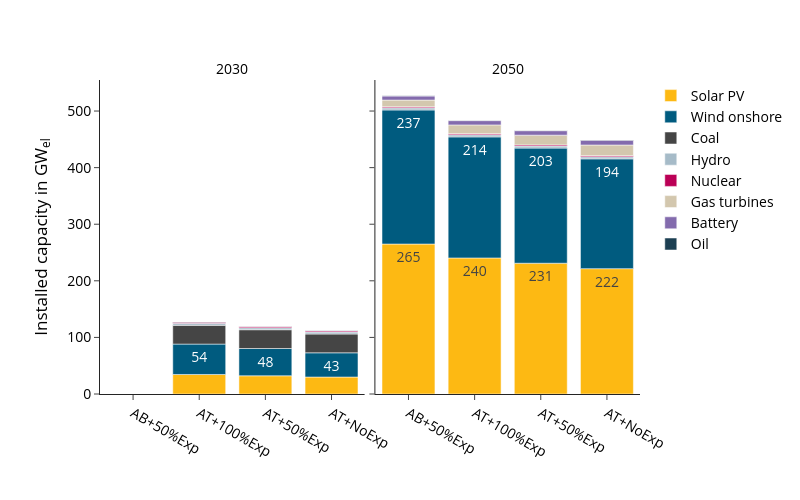

Source (notebook cell):
### Code cell
fig_name = "electricity_installed_capacity_GW"
fig = px.bar(
    df, 
    **fig_kwargs,
    #barmode="stack",
    color_discrete_map=colors["electricity"],
    category_orders={
        "variable":list(colors["electricity"].keys()),
        "scen": scen_order
        },
    #facet_col_spacing=0.1,
    #range_y=(0,supply_sum_df.max().value*1.1),
    labels={"value":"Installed capacity in GW<sub>el</sub>","year":"",
            "variable":"",
            "scen":""},
)
update_layout(fig)

print("Totals per scenario and year:", supply_sum_df)
fig.show()
#save_plotly_fig(df, fig, fig, sdir, f"{idx_group_name}_{fig_name}")

### Figure 1 — Plotly figure (JSON) as saved in the notebook; plotly's stock layout.template omitted (floating-point values rounded to 4 significant figures)
{"data": [{"hovertemplate": "=%{x}<br>Installed capacity in GW<sub>el</sub>=%{text}<extra></extra>", "legendgroup": "Solar PV", "marker": {"color": "#fdb913", "pattern": {"shape": ""}}, "name": "Solar PV", "orientation": "v", "showlegend": true, "text": [34.5, 32.2, 30.0], "textangle": 0, "textposition": "inside", "texttemplate": "%{y:.0f}", "type": "bar", "x": ["AT+100%Exp", "AT+50%Exp", "AT+NoExp"], "xaxis": "x", "y": [34.5, 32.2, 30.0], "yaxis": "y"}, {"hovertemplate": "=%{x}<br>Installed capacity in GW<sub>el</sub>=%{text}<extra></extra>", "legendgroup": "Solar PV", "marker": {"color": "#fdb913", "pattern": {"shape": ""}}, "name": "Solar PV", "orientation": "v", "showlegend": false, "text": [265.0, 240.4, 231.1, 221.5], "textangle": 0, "textposition": "inside", "texttemplate": "%{y:.0f}", "type": "bar", "x": ["AB+50%Exp", "AT+100%Exp", "AT+50%Exp", "AT+NoExp"], "xaxis": "x2", "y": [265.0, 240.4, 231.1, 221.5], "yaxis": "y2"}, {"hovertemplate": "=%{x}<br>Installed capacity in GW<sub>el</sub>=%{text}<extra></extra>", "legendgroup": "Wind onshore", "marker": {"color": "#005b7f", "pattern": {"shape": ""}}, "name": "Wind onshore", "orientation": "v", "showlegend": true, "text": [53.7, 48.2, 42.8], "textangle": 0, "textposition": "inside", "texttemplate": "%{y:.0f}", "type": "bar", "x": ["AT+100%Exp", "AT+50%Exp", "AT+NoExp"], "xaxis": "x", "y": [53.7, 48.2, 42.8], "yaxis": "y"}, {"hovertemplate": "=%{x}<br>Installed capacity in GW<sub>el</sub>=%{text}<extra></extra>", "legendgroup": "Wind onshore", "marker": {"color": "#005b7f", "pattern": {"shape": ""}}, "name": "Wind onshore", "orientation": "v", "showlegend": false, "text": [236.9, 213.9, 203.4, 194.0], "textangle": 0, "textposition": "inside", "texttemplate": "%{y:.0f}", "type": "bar", "x": ["AB+50%Exp", "AT+100%Exp", "AT+50%Exp", "AT+NoExp"], "xaxis": "x2", "y": [236.9, 213.9, 203.4, 194.0], "yaxis": "y2"}, {"hovertemplate": "=%{x}<br>Installed capacity in GW<sub>el</sub>=%{text}<extra></extra>", "legendgroup": "Coal", "marker": {"color": "#454545", "pattern": {"shape": ""}}, "name": "Coal", "orientation": "v", "showlegend": true, "text": [33.2, 33.2, 33.2], "textangle": 0, "textposition": "inside", "texttemplate": "%{y:.0f}", "type": "bar", "x": ["AT+100%Exp", "AT+50%Exp", "AT+NoExp"], "xaxis": "x", "y": [33.2, 33.2, 33.2], "yaxis": "y"}, {"hovertemplate": "=%{x}<br>Installed capacity in GW<sub>el</sub>=%{text}<extra></extra>", "legendgroup": "Hydro", "marker": {"color": "#a6bbc8", "pattern": {"shape": ""}}, "name": "Hydro", "orientation": "v", "showlegend": true, "text": [3.5, 3.5, 3.5], "textangle": 0, "textposition": "inside", "texttemplate": "%{y:.0f}", "type": "bar", "x": ["AT+100%Exp", "AT+50%Exp", "AT+NoExp"], "xaxis": "x", "y": [3.5, 3.5, 3.5], "yaxis": "y"}, {"hovertemplate": "=%{x}<br>Installed capacity in GW<sub>el</sub>=%{text}<extra></extra>", "legendgroup": "Hydro", "marker": {"color": "#a6bbc8", "pattern": {"shape": ""}}, "name": "Hydro", "orientation": "v", "showlegend": false, "text": [3.7, 3.7, 3.7, 3.7], "textangle": 0, "textposition": "inside", "texttemplate": "%{y:.0f}", "type": "bar", "x": ["AB+50%Exp", "AT+100%Exp", "AT+50%Exp", "AT+NoExp"], "xaxis": "x2", "y": [3.7, 3.7, 3.7, 3.7], "yaxis": "y2"}, {"hovertemplate": "=%{x}<br>Installed capacity in GW<sub>el</sub>=%{text}<extra></extra>", "legendgroup": "Nuclear", "marker": {"color": "#bb0056", "pattern": {"shape": ""}}, "name": "Nuclear", "orientation": "v", "showlegend": true, "text": [2.0, 2.0, 2.0], "textangle": 0, "textposition": "inside", "texttemplate": "%{y:.0f}", "type": "bar", "x": ["AT+100%Exp", "AT+50%Exp", "AT+NoExp"], "xaxis": "x", "y": [2.0, 2.0, 2.0], "yaxis": "y"}, {"hovertemplate": "=%{x}<br>Installed capacity in GW<sub>el</sub>=%{text}<extra></extra>", "legendgroup": "Nuclear", "marker": {"color": "#bb0056", "pattern": {"shape": ""}}, "name": "Nuclear", "orientation": "v", "showlegend": false, "text": [2.0, 2.0, 2.0, 2.0], "textangle": 0, "textposition": "inside", "texttemplate": "%{y:.0f}", "type": "bar", "x": ["AB+50%Exp", "AT+100%Exp", "AT+50%Exp", "AT+NoExp"], "xaxis": "x2", "y": [2.0, 2.0, 2.0, 2.0], "yaxis": "y2"}, {"hovertemplate": "=%{x}<br>Installed capacity in GW<sub>el</sub>=%{text}<extra></extra>", "legendgroup": "Gas turbines", "marker": {"color": "#d3c7ae", "pattern": {"shape": ""}}, "name": "Gas turbines", "orientation": "v", "showlegend": true, "text": [11.8, 15.5, 17.2, 18.8], "textangle": 0, "textposition": "inside", "texttemplate": "%{y:.0f}", "type": "bar", "x": ["AB+50%Exp", "AT+100%Exp", "AT+50%Exp", "AT+NoExp"], "xaxis": "x2", "y": [11.8, 15.5, 17.2, 18.8], "yaxis": "y2"}, {"hovertemplate": "=%{x}<br>Installed capacity in GW<sub>el</sub>=%{text}<extra></extra>", "legendgroup": "Battery", "marker": {"color": "#836bad", "pattern": {"shape": ""}}, "name": "Battery", "orientation": "v", "showlegend": true, "text": [7.3, 7.6, 7.9, 8.5], "textangle": 0, "textposition": "inside", "texttemplate": "%{y:.0f}", "type": "bar", "x": ["AB+50%Exp", "AT+100%Exp", "AT+50%Exp", "AT+NoExp"], "xaxis": "x2", "y": [7.3, 7.6, 7.9, 8.5], "yaxis": "y2"}, {"hovertemplate": "=%{x}<br>Installed capacity in GW<sub>el</sub>=%{text}<extra></extra>", "legendgroup": "Oil", "marker": {"color": "#1c3f52", "pattern": {"shape": ""}}, "name": "Oil", "orientation": "v", "showlegend": true, "text": [0.4, 0.4, 0.4], "textangle": 0, "textposition": "inside", "texttemplate": "%{y:.0f}", "type": "bar", "x": ["AT+100%Exp", "AT+50%Exp", "AT+NoExp"], "xaxis": "x", "y": [0.4, 0.4, 0.4], "yaxis": "y"}, {"hovertemplate": "=%{x}<br>Installed capacity in GW<sub>el</sub>=%{text}<extra></extra>", "legendgroup": "Oil", "marker": {"color": "#1c3f52", "pattern": {"shape": ""}}, "name": "Oil", "orientation": "v", "showlegend": false, "text": [0.4, 0.4, 0.4, 0.4], "textangle": 0, "textposition": "inside", "texttemplate": "%{y:.0f}", "type": "bar", "x": ["AB+50%Exp", "AT+100%Exp", "AT+50%Exp", "AT+NoExp"], "xaxis": "x2", "y": [0.4, 0.4, 0.4, 0.4], "yaxis": "y2"}], "layout": {"annotations": [{"font": {}, "showarrow": false, "text": "2030", "x": 0.245, "xanchor": "center", "xref": "paper", "y": 1, "yanchor": "bottom", "yref": "paper"}, {"font": {}, "showarrow": false, "text": "2050", "x": 0.755, "xanchor": "center", "xref": "paper", "y": 1, "yanchor": "bottom", "yref": "paper"}], "barmode": "relative", "height": 500, "legend": {"title": {"text": ""}, "tracegroupgap": 0}, "width": 800, "xaxis": {"anchor": "y", "categoryarray": ["AB+50%Exp", "AT+100%Exp", "AT+50%Exp", "AT+NoExp"], "categoryorder": "array", "domain": [0, 0.49], "title": {"text": ""}}, "xaxis2": {"anchor": "y2", "categoryarray": ["AB+50%Exp", "AT+100%Exp", "AT+50%Exp", "AT+NoExp"], "categoryorder": "array", "domain": [0.51, 1], "matches": "x", "title": {"text": ""}}, "yaxis": {"anchor": "x", "domain": [0, 1], "title": {"text": "Installed capacity in GW<sub>el</sub>"}}, "yaxis2": {"anchor": "x2", "domain": [0, 1], "matches": "y", "showticklabels": false}}}
